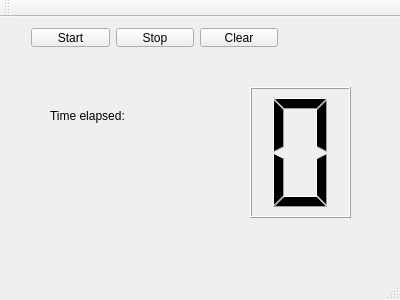
<?xml version="1.0" encoding="UTF-8"?>
<ui version="4.0">
 <class>WindowTimerTest</class>
 <widget class="QMainWindow" name="WindowTimerTest">
  <property name="geometry">
   <rect>
    <x>0</x>
    <y>0</y>
    <width>400</width>
    <height>300</height>
   </rect>
  </property>
  <property name="windowTitle">
   <string>WindowTimerTest</string>
  </property>
  <widget class="QWidget" name="centralWidget">
   <widget class="QLabel" name="label">
    <property name="geometry">
     <rect>
      <x>50</x>
      <y>90</y>
      <width>101</width>
      <height>17</height>
     </rect>
    </property>
    <property name="text">
     <string>Time elapsed:</string>
    </property>
   </widget>
   <widget class="QLabel" name="time">
    <property name="geometry">
     <rect>
      <x>160</x>
      <y>90</y>
      <width>67</width>
      <height>17</height>
     </rect>
    </property>
    <property name="text">
     <string/>
    </property>
   </widget>
   <widget class="QLCDNumber" name="lcdNumber">
    <property name="geometry">
     <rect>
      <x>250</x>
      <y>70</y>
      <width>101</width>
      <height>131</height>
     </rect>
    </property>
    <property name="digitCount">
     <number>1</number>
    </property>
   </widget>
   <widget class="QWidget" name="horizontalLayoutWidget">
    <property name="geometry">
     <rect>
      <x>20</x>
      <y>0</y>
      <width>269</width>
      <height>41</height>
     </rect>
    </property>
    <layout class="QHBoxLayout" name="horizontalLayout">
     <item>
      <widget class="QPushButton" name="Start">
       <property name="text">
        <string>Start</string>
       </property>
      </widget>
     </item>
     <item>
      <widget class="QPushButton" name="Stop">
       <property name="text">
        <string>Stop</string>
       </property>
      </widget>
     </item>
     <item>
      <widget class="QPushButton" name="pushButton">
       <property name="text">
        <string>Clear</string>
       </property>
      </widget>
     </item>
    </layout>
   </widget>
  </widget>
  <widget class="QMenuBar" name="menuBar">
   <property name="geometry">
    <rect>
     <x>0</x>
     <y>0</y>
     <width>400</width>
     <height>25</height>
    </rect>
   </property>
  </widget>
  <widget class="QToolBar" name="mainToolBar">
   <attribute name="toolBarArea">
    <enum>TopToolBarArea</enum>
   </attribute>
   <attribute name="toolBarBreak">
    <bool>false</bool>
   </attribute>
  </widget>
  <widget class="QStatusBar" name="statusBar"/>
 </widget>
 <layoutdefault spacing="6" margin="11"/>
 <resources/>
 <connections/>
</ui>
